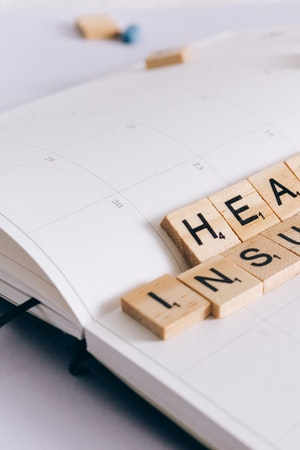
#> input picture Programas/Imagenes/cubos.jpg, 300 x 450 px
$ python Practica42.py
#> lines starting #> are read from the running program, lines starting #| are printed output that depends on the picture; after the words box and inside, x2 and y2 are one past the last pixel; in counts of white or black regions, pixels touching at a corner belong together
# Importamos las librerías
import cv2

# Cargamos la imagen a utilizar
img = cv2.imread("Imagenes/cubos.jpg")
#> img is the input picture: shape (450, 300, 3); mean B, G, R 193.2, 190.4, 197.2
img_grises = cv2.cvtColor(img,cv2.COLOR_BGR2GRAY)
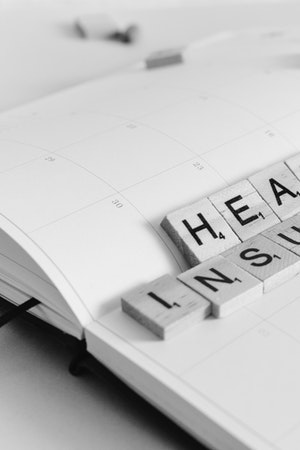
#> img_grises: shape (450, 300); min 2, max 242, mean 192.8
cv2.imshow("Imagen en escala de grises",img_grises)

# Binarizamos la imagen utilizando el algoritmo OTSU
(T, img_binarizada) = cv2.threshold(img_grises,0,255,cv2.THRESH_OTSU)
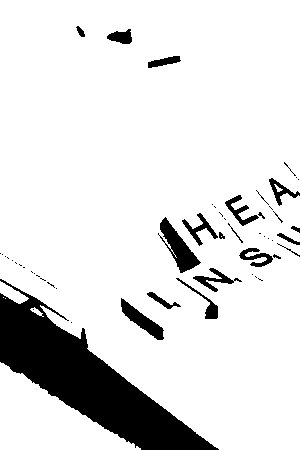
#> img_binarizada: shape (450, 300); 87.6% white; 53 black regions (33 under 20 px), largest, box (x1, y1, x2, y2) and area: (0, 279, 219, 450) 12343, (158, 217, 201, 273) 896, (121, 298, 164, 340) 609
#> T = 140
cv2.imshow("Imagen binarizada con algoritmo OTSU",img_binarizada)

# Binarización inversa de la imagen
img_binarizada_inv = ~img_binarizada
#> img_binarizada_inv: shape (450, 300); 12.4% white; 53 white regions (33 under 20 px)
cv2.imshow("Imagen binarizada inversa con el algoritmo OTSU",img_binarizada_inv)

# Se ubican los contornos y se cuentan
contornos, jerarquias= cv2.findContours(img_binarizada_inv,cv2.RETR_TREE,cv2.CHAIN_APPROX_SIMPLE)
#> contornos = 64 contours, 47 with area under 20; largest, box (x1, y1, x2, y2) and area: (0, 279, 219, 450) 12064, (158, 217, 201, 273) 826, (121, 298, 164, 340) 554, (182, 213, 218, 246) 258, (193, 268, 242, 292) 256; jerarquias = 64 rows, first 6: [1, -1, -1, -1], [2, 0, -1, -1], [3, 1, -1, -1], [4, 2, -1, -1], [5, 3, -1, -1], [11, 4, 6, -1]
img_con_contornos = cv2.drawContours(img,contornos,-1,(0,255,0),1)
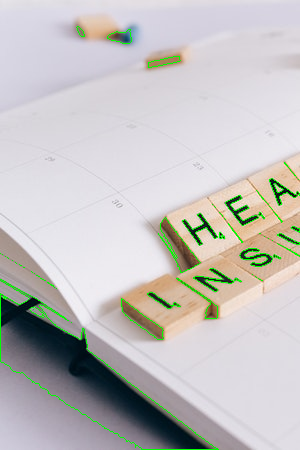
#> img_con_contornos: shape (450, 300, 3); mean B, G, R 191.6, 192.9, 195.1
cv2.imshow("Imagen con contornos",img_con_contornos)

cv2.waitKey(0)

print(f"El número de contornos es {len(contornos)}")
#| El número de contornos es 64

$ run again, with Programas/Imagenes/cd.jpg copied over Programas/Imagenes/cubos.jpg
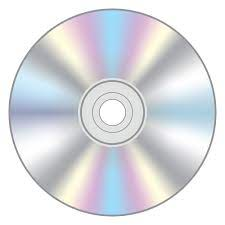
#> input picture Programas/Imagenes/cd.jpg, 225 x 225 px
#> img is the input picture: shape (225, 225, 3); mean B, G, R 227.5, 223, 221.1
#> `(T, img_binarizada) = cv2.threshold(img_grises,0,255,cv2.THRESH_OTSU)`:
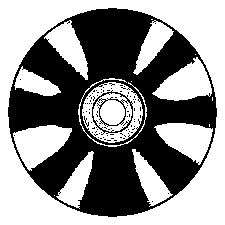
#> img_binarizada: shape (225, 225); 56.1% white; 87 black regions (85 under 20 px), largest, box (x1, y1, x2, y2) and area: (8, 8, 217, 217) 21685, (92, 90, 133, 135) 380
#> T = 219
#> img_binarizada_inv: shape (225, 225); 43.9% white; 87 white regions (85 under 20 px)
#> contornos = 151 contours, 130 with area under 20; largest, box (x1, y1, x2, y2) and area: (8, 8, 217, 217) 33786, (81, 81, 144, 144) 2936, (12, 124, 73, 172) 1697, (151, 56, 213, 102) 1572, (153, 122, 214, 166) 1536; jerarquias = 151 rows, first 6: [-1, -1, 1, -1], [2, -1, -1, 0], [3, 1, -1, 0], [4, 2, -1, 0], [5, 3, -1, 0], [8, 4, 6, 0]
#> `img_con_contornos = cv2.drawContours(img,contornos,-1,(0,255,0),1)`:
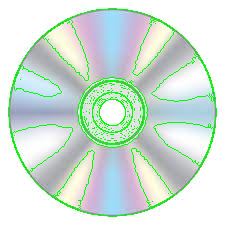
#> img_con_contornos: shape (225, 225, 3); mean B, G, R 216.1, 226.4, 209.8
#| El número de contornos es 151
